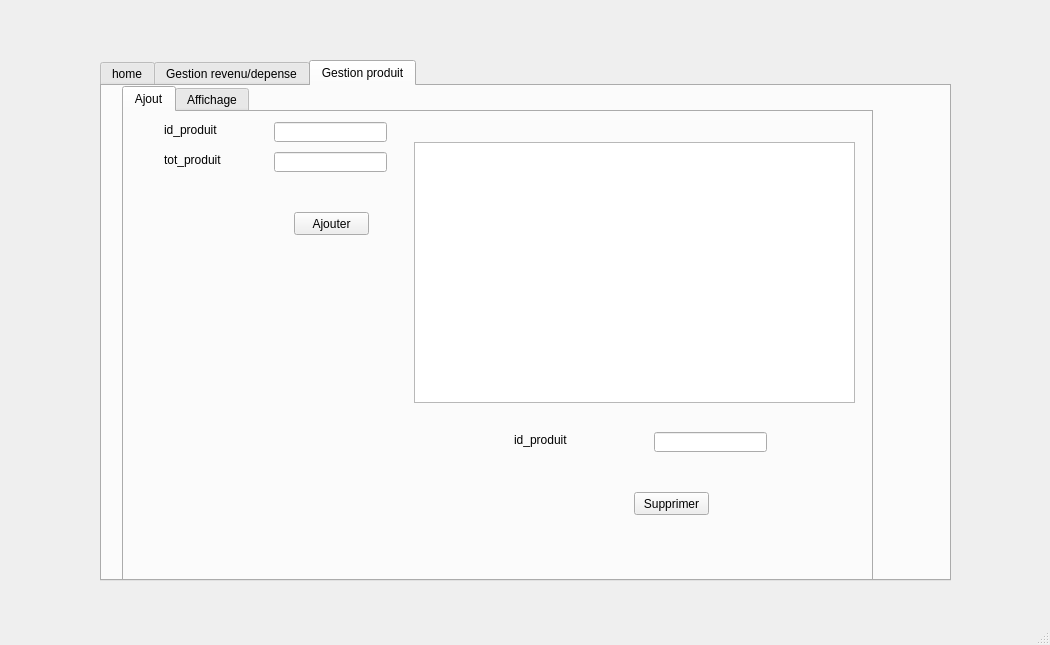
<?xml version="1.0" encoding="UTF-8"?>
<ui version="4.0">
 <class>MainWindow</class>
 <widget class="QMainWindow" name="MainWindow">
  <property name="geometry">
   <rect>
    <x>0</x>
    <y>0</y>
    <width>1050</width>
    <height>645</height>
   </rect>
  </property>
  <property name="windowTitle">
   <string>MainWindow</string>
  </property>
  <widget class="QWidget" name="centralwidget">
   <widget class="QTabWidget" name="temprature">
    <property name="geometry">
     <rect>
      <x>100</x>
      <y>60</y>
      <width>851</width>
      <height>521</height>
     </rect>
    </property>
    <property name="currentIndex">
     <number>2</number>
    </property>
    <widget class="QWidget" name="tab_4">
     <attribute name="title">
      <string>home</string>
     </attribute>
     <widget class="QLabel" name="MUNCHCULTURE">
      <property name="geometry">
       <rect>
        <x>210</x>
        <y>40</y>
        <width>441</width>
        <height>111</height>
       </rect>
      </property>
      <property name="font">
       <font>
        <pointsize>50</pointsize>
       </font>
      </property>
      <property name="text">
       <string>&lt;html&gt;&lt;head/&gt;&lt;body&gt;&lt;p align=&quot;center&quot;&gt;&lt;span style=&quot; font-size:26pt; color:#845f64;&quot;&gt;MUNCH CULTURE&lt;/span&gt;&lt;/p&gt;&lt;/body&gt;&lt;/html&gt;</string>
      </property>
     </widget>
     <widget class="QPushButton" name="pushButton">
      <property name="geometry">
       <rect>
        <x>340</x>
        <y>160</y>
        <width>161</width>
        <height>51</height>
       </rect>
      </property>
      <property name="text">
       <string>GESTION revenu/depense</string>
      </property>
     </widget>
     <widget class="QPushButton" name="pushButton_2">
      <property name="geometry">
       <rect>
        <x>340</x>
        <y>280</y>
        <width>161</width>
        <height>51</height>
       </rect>
      </property>
      <property name="text">
       <string>GESTION produit</string>
      </property>
     </widget>
    </widget>
    <widget class="QWidget" name="tab1">
     <attribute name="title">
      <string>Gestion revenu/depense</string>
     </attribute>
     <widget class="QTabWidget" name="tabWidget_2">
      <property name="geometry">
       <rect>
        <x>0</x>
        <y>0</y>
        <width>781</width>
        <height>621</height>
       </rect>
      </property>
      <property name="styleSheet">
       <string notr="true">tabWidget_2 = new QWidget(this); m_myWidget-&gt;setGeometry(0, 0, 300, 100)</string>
      </property>
      <property name="currentIndex">
       <number>0</number>
      </property>
      <widget class="QWidget" name="tab_3">
       <attribute name="title">
        <string>Ajout</string>
       </attribute>
       <widget class="QLabel" name="label">
        <property name="geometry">
         <rect>
          <x>140</x>
          <y>90</y>
          <width>47</width>
          <height>14</height>
         </rect>
        </property>
        <property name="text">
         <string>tot_rev</string>
        </property>
       </widget>
       <widget class="QLabel" name="label_2">
        <property name="geometry">
         <rect>
          <x>140</x>
          <y>50</y>
          <width>121</width>
          <height>16</height>
         </rect>
        </property>
        <property name="text">
         <string>Id_rev</string>
        </property>
       </widget>
       <widget class="QLineEdit" name="le_id_rev">
        <property name="geometry">
         <rect>
          <x>300</x>
          <y>60</y>
          <width>113</width>
          <height>20</height>
         </rect>
        </property>
        <property name="styleSheet">
         <string notr="true">m_myWidget = new QWidget(this); m_myWidget-&gt;setGeometry(0, 0, 300, 100); QPalette pal = palette();</string>
        </property>
       </widget>
       <widget class="QPushButton" name="Ajouter">
        <property name="geometry">
         <rect>
          <x>310</x>
          <y>320</y>
          <width>75</width>
          <height>23</height>
         </rect>
        </property>
        <property name="text">
         <string>Ajouter</string>
        </property>
       </widget>
       <widget class="QLineEdit" name="le_id_dep">
        <property name="geometry">
         <rect>
          <x>300</x>
          <y>120</y>
          <width>113</width>
          <height>20</height>
         </rect>
        </property>
       </widget>
       <widget class="QLabel" name="label_7">
        <property name="geometry">
         <rect>
          <x>140</x>
          <y>120</y>
          <width>61</width>
          <height>16</height>
         </rect>
        </property>
        <property name="text">
         <string>id_dep</string>
        </property>
       </widget>
       <widget class="QLabel" name="label_9">
        <property name="geometry">
         <rect>
          <x>140</x>
          <y>260</y>
          <width>71</width>
          <height>16</height>
         </rect>
        </property>
        <property name="text">
         <string/>
        </property>
       </widget>
       <widget class="QLineEdit" name="le_tot_dep">
        <property name="geometry">
         <rect>
          <x>300</x>
          <y>160</y>
          <width>113</width>
          <height>22</height>
         </rect>
        </property>
       </widget>
       <widget class="QLabel" name="label_10">
        <property name="geometry">
         <rect>
          <x>140</x>
          <y>160</y>
          <width>56</width>
          <height>16</height>
         </rect>
        </property>
        <property name="text">
         <string>tot_dep</string>
        </property>
       </widget>
       <widget class="QLineEdit" name="le_tot_rev">
        <property name="geometry">
         <rect>
          <x>300</x>
          <y>90</y>
          <width>113</width>
          <height>22</height>
         </rect>
        </property>
       </widget>
       <widget class="QTableView" name="tab_rev">
        <property name="geometry">
         <rect>
          <x>470</x>
          <y>0</y>
          <width>271</width>
          <height>291</height>
         </rect>
        </property>
       </widget>
       <widget class="QLabel" name="label_3">
        <property name="geometry">
         <rect>
          <x>490</x>
          <y>310</y>
          <width>121</width>
          <height>16</height>
         </rect>
        </property>
        <property name="text">
         <string> id_dep</string>
        </property>
       </widget>
       <widget class="QLineEdit" name="le_id_sup">
        <property name="geometry">
         <rect>
          <x>600</x>
          <y>310</y>
          <width>113</width>
          <height>20</height>
         </rect>
        </property>
        <property name="styleSheet">
         <string notr="true">m_myWidget = new QWidget(this); m_myWidget-&gt;setGeometry(0, 0, 300, 100); QPalette pal = palette();</string>
        </property>
       </widget>
       <widget class="QPushButton" name="supprimer_3">
        <property name="geometry">
         <rect>
          <x>630</x>
          <y>360</y>
          <width>75</width>
          <height>23</height>
         </rect>
        </property>
        <property name="text">
         <string>Supprimer</string>
        </property>
       </widget>
      </widget>
      <widget class="QWidget" name="tab_5">
       <attribute name="title">
        <string>Affichage</string>
       </attribute>
       <widget class="QTableView" name="tableView">
        <property name="geometry">
         <rect>
          <x>20</x>
          <y>60</y>
          <width>471</width>
          <height>301</height>
         </rect>
        </property>
       </widget>
       <widget class="QComboBox" name="cb_recherche">
        <property name="geometry">
         <rect>
          <x>500</x>
          <y>50</y>
          <width>141</width>
          <height>22</height>
         </rect>
        </property>
        <item>
         <property name="text">
          <string>id_rev</string>
         </property>
        </item>
        <item>
         <property name="text">
          <string>tot_rev</string>
         </property>
        </item>
        <item>
         <property name="text">
          <string>id_dep</string>
         </property>
        </item>
        <item>
         <property name="text">
          <string>tot_dep</string>
         </property>
        </item>
       </widget>
       <widget class="QLineEdit" name="le_recherche">
        <property name="geometry">
         <rect>
          <x>660</x>
          <y>50</y>
          <width>113</width>
          <height>20</height>
         </rect>
        </property>
        <property name="placeholderText">
         <string>Rechercher</string>
        </property>
       </widget>
       <widget class="QLineEdit" name="le_supprimer">
        <property name="geometry">
         <rect>
          <x>510</x>
          <y>140</y>
          <width>131</width>
          <height>20</height>
         </rect>
        </property>
        <property name="text">
         <string>id_rev</string>
        </property>
        <property name="placeholderText">
         <string>id_stock</string>
        </property>
       </widget>
       <widget class="QLabel" name="label_21">
        <property name="geometry">
         <rect>
          <x>90</x>
          <y>400</y>
          <width>47</width>
          <height>14</height>
         </rect>
        </property>
        <property name="text">
         <string>tot_rev</string>
        </property>
       </widget>
       <widget class="QLineEdit" name="num_com_2">
        <property name="geometry">
         <rect>
          <x>220</x>
          <y>370</y>
          <width>113</width>
          <height>20</height>
         </rect>
        </property>
        <property name="styleSheet">
         <string notr="true">m_myWidget = new QWidget(this); m_myWidget-&gt;setGeometry(0, 0, 300, 100); QPalette pal = palette();</string>
        </property>
       </widget>
       <widget class="QLabel" name="label_36">
        <property name="geometry">
         <rect>
          <x>90</x>
          <y>520</y>
          <width>71</width>
          <height>16</height>
         </rect>
        </property>
        <property name="text">
         <string>Date d'arrivee</string>
        </property>
       </widget>
       <widget class="QLabel" name="label_37">
        <property name="geometry">
         <rect>
          <x>90</x>
          <y>370</y>
          <width>121</width>
          <height>16</height>
         </rect>
        </property>
        <property name="text">
         <string>id_rev</string>
        </property>
       </widget>
       <widget class="QPushButton" name="modifier_2">
        <property name="geometry">
         <rect>
          <x>620</x>
          <y>430</y>
          <width>75</width>
          <height>23</height>
         </rect>
        </property>
        <property name="text">
         <string>modifier</string>
        </property>
       </widget>
       <widget class="QComboBox" name="colone_tri">
        <property name="geometry">
         <rect>
          <x>500</x>
          <y>90</y>
          <width>91</width>
          <height>22</height>
         </rect>
        </property>
        <item>
         <property name="text">
          <string>id_rev</string>
         </property>
        </item>
        <item>
         <property name="text">
          <string>tot_rev</string>
         </property>
        </item>
        <item>
         <property name="text">
          <string>id_dep</string>
         </property>
        </item>
        <item>
         <property name="text">
          <string>tot_dep</string>
         </property>
        </item>
       </widget>
       <widget class="QComboBox" name="ordre_tri">
        <property name="geometry">
         <rect>
          <x>620</x>
          <y>90</y>
          <width>51</width>
          <height>22</height>
         </rect>
        </property>
        <item>
         <property name="text">
          <string>ASC</string>
         </property>
        </item>
        <item>
         <property name="text">
          <string>DESC</string>
         </property>
        </item>
       </widget>
       <widget class="QPushButton" name="button_tri">
        <property name="geometry">
         <rect>
          <x>690</x>
          <y>90</y>
          <width>75</width>
          <height>23</height>
         </rect>
        </property>
        <property name="text">
         <string>tri</string>
        </property>
       </widget>
       <widget class="QPushButton" name="PDF">
        <property name="geometry">
         <rect>
          <x>550</x>
          <y>250</y>
          <width>75</width>
          <height>23</height>
         </rect>
        </property>
        <property name="text">
         <string>statistique</string>
        </property>
       </widget>
       <widget class="QLineEdit" name="produit_2">
        <property name="geometry">
         <rect>
          <x>220</x>
          <y>400</y>
          <width>113</width>
          <height>20</height>
         </rect>
        </property>
       </widget>
       <widget class="QLineEdit" name="date_arrivee_2">
        <property name="geometry">
         <rect>
          <x>220</x>
          <y>520</y>
          <width>113</width>
          <height>20</height>
         </rect>
        </property>
       </widget>
      </widget>
     </widget>
    </widget>
    <widget class="QWidget" name="tab_2">
     <attribute name="title">
      <string>Gestion produit</string>
     </attribute>
     <widget class="QTabWidget" name="affichage2">
      <property name="geometry">
       <rect>
        <x>20</x>
        <y>0</y>
        <width>751</width>
        <height>511</height>
       </rect>
      </property>
      <property name="currentIndex">
       <number>0</number>
      </property>
      <widget class="QWidget" name="tab_11">
       <attribute name="title">
        <string>Ajout</string>
       </attribute>
       <widget class="QLineEdit" name="le_id_produit">
        <property name="geometry">
         <rect>
          <x>150</x>
          <y>10</y>
          <width>113</width>
          <height>20</height>
         </rect>
        </property>
       </widget>
       <widget class="QPushButton" name="ajouter1">
        <property name="geometry">
         <rect>
          <x>170</x>
          <y>100</y>
          <width>75</width>
          <height>23</height>
         </rect>
        </property>
        <property name="text">
         <string>Ajouter</string>
        </property>
       </widget>
       <widget class="QLineEdit" name="le_tot_produit">
        <property name="geometry">
         <rect>
          <x>150</x>
          <y>40</y>
          <width>113</width>
          <height>20</height>
         </rect>
        </property>
       </widget>
       <widget class="QTableView" name="tab_produit">
        <property name="geometry">
         <rect>
          <x>290</x>
          <y>30</y>
          <width>441</width>
          <height>261</height>
         </rect>
        </property>
       </widget>
       <widget class="QLabel" name="label_41">
        <property name="geometry">
         <rect>
          <x>390</x>
          <y>320</y>
          <width>121</width>
          <height>16</height>
         </rect>
        </property>
        <property name="text">
         <string>id_produit</string>
        </property>
       </widget>
       <widget class="QLineEdit" name="le_id_supprimer">
        <property name="geometry">
         <rect>
          <x>530</x>
          <y>320</y>
          <width>113</width>
          <height>20</height>
         </rect>
        </property>
       </widget>
       <widget class="QPushButton" name="supprimer_2">
        <property name="geometry">
         <rect>
          <x>510</x>
          <y>380</y>
          <width>75</width>
          <height>23</height>
         </rect>
        </property>
        <property name="text">
         <string>Supprimer</string>
        </property>
       </widget>
       <widget class="QLabel" name="label_4">
        <property name="geometry">
         <rect>
          <x>40</x>
          <y>10</y>
          <width>81</width>
          <height>16</height>
         </rect>
        </property>
        <property name="text">
         <string>id_produit</string>
        </property>
       </widget>
       <widget class="QLabel" name="label_5">
        <property name="geometry">
         <rect>
          <x>40</x>
          <y>40</y>
          <width>71</width>
          <height>16</height>
         </rect>
        </property>
        <property name="text">
         <string>tot_produit</string>
        </property>
       </widget>
      </widget>
      <widget class="QWidget" name="tab_12">
       <attribute name="title">
        <string>Affichage</string>
       </attribute>
       <widget class="QComboBox" name="cb_recherche_2">
        <property name="geometry">
         <rect>
          <x>480</x>
          <y>30</y>
          <width>141</width>
          <height>22</height>
         </rect>
        </property>
        <item>
         <property name="text">
          <string>id_produit</string>
         </property>
        </item>
        <item>
         <property name="text">
          <string>tot_produit</string>
         </property>
        </item>
        <item>
         <property name="text">
          <string/>
         </property>
        </item>
        <item>
         <property name="text">
          <string/>
         </property>
        </item>
        <item>
         <property name="text">
          <string/>
         </property>
        </item>
       </widget>
       <widget class="QLineEdit" name="le_recherche_2">
        <property name="geometry">
         <rect>
          <x>630</x>
          <y>30</y>
          <width>113</width>
          <height>20</height>
         </rect>
        </property>
        <property name="placeholderText">
         <string>Rechercher</string>
        </property>
       </widget>
       <widget class="QComboBox" name="colone_tri_2">
        <property name="geometry">
         <rect>
          <x>480</x>
          <y>70</y>
          <width>91</width>
          <height>22</height>
         </rect>
        </property>
        <item>
         <property name="text">
          <string>id_produit</string>
         </property>
        </item>
        <item>
         <property name="text">
          <string>tot_produit</string>
         </property>
        </item>
       </widget>
       <widget class="QComboBox" name="ordre_tri_2">
        <property name="geometry">
         <rect>
          <x>590</x>
          <y>70</y>
          <width>51</width>
          <height>22</height>
         </rect>
        </property>
        <item>
         <property name="text">
          <string>ASC</string>
         </property>
        </item>
        <item>
         <property name="text">
          <string>DESC</string>
         </property>
        </item>
       </widget>
       <widget class="QPushButton" name="button_tri_2">
        <property name="geometry">
         <rect>
          <x>660</x>
          <y>70</y>
          <width>75</width>
          <height>23</height>
         </rect>
        </property>
        <property name="text">
         <string>tri</string>
        </property>
       </widget>
       <widget class="QLineEdit" name="le_supprimer_2">
        <property name="geometry">
         <rect>
          <x>480</x>
          <y>130</y>
          <width>131</width>
          <height>20</height>
         </rect>
        </property>
        <property name="text">
         <string>id_produit</string>
        </property>
        <property name="placeholderText">
         <string>id_f</string>
        </property>
       </widget>
       <widget class="QPushButton" name="PDF_2">
        <property name="geometry">
         <rect>
          <x>640</x>
          <y>230</y>
          <width>75</width>
          <height>23</height>
         </rect>
        </property>
        <property name="text">
         <string>statistique</string>
        </property>
       </widget>
       <widget class="QLabel" name="label_39">
        <property name="geometry">
         <rect>
          <x>80</x>
          <y>300</y>
          <width>121</width>
          <height>16</height>
         </rect>
        </property>
        <property name="text">
         <string>id_produit</string>
        </property>
       </widget>
       <widget class="QLabel" name="label_40">
        <property name="geometry">
         <rect>
          <x>80</x>
          <y>330</y>
          <width>101</width>
          <height>16</height>
         </rect>
        </property>
        <property name="text">
         <string>tot_produit</string>
        </property>
       </widget>
       <widget class="QLineEdit" name="numventemodif">
        <property name="geometry">
         <rect>
          <x>220</x>
          <y>300</y>
          <width>113</width>
          <height>20</height>
         </rect>
        </property>
       </widget>
       <widget class="QPushButton" name="modifier3">
        <property name="geometry">
         <rect>
          <x>390</x>
          <y>410</y>
          <width>75</width>
          <height>23</height>
         </rect>
        </property>
        <property name="text">
         <string>Modifier</string>
        </property>
       </widget>
       <widget class="QLineEdit" name="prod_modif">
        <property name="geometry">
         <rect>
          <x>220</x>
          <y>330</y>
          <width>113</width>
          <height>20</height>
         </rect>
        </property>
       </widget>
      </widget>
     </widget>
    </widget>
   </widget>
  </widget>
  <widget class="QMenuBar" name="menubar">
   <property name="geometry">
    <rect>
     <x>0</x>
     <y>0</y>
     <width>1050</width>
     <height>26</height>
    </rect>
   </property>
  </widget>
  <widget class="QStatusBar" name="statusbar"/>
 </widget>
 <resources/>
 <connections/>
</ui>
